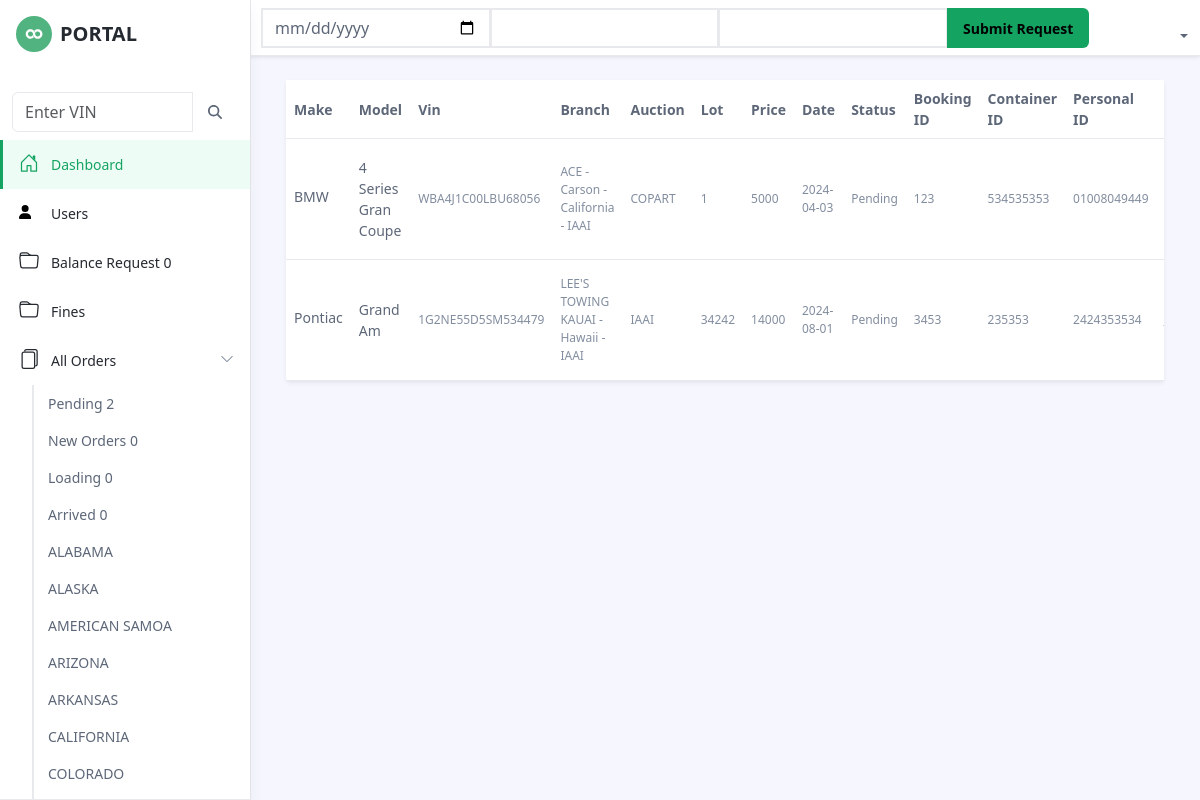
Screenshot of /pages/admin.php (signed in) with the database file from the repository.
### tables this page shows
CREATE TABLE `vehicles` (
  `id` int(11) NOT NULL,
  `make` varchar(50) NOT NULL,
  `model` varchar(50) NOT NULL,
  `auction` varchar(50) NOT NULL,
  `branch` varchar(80) NOT NULL,
  `dest` text NOT NULL,
  `vin` varchar(80) NOT NULL,
  `year` int(11) NOT NULL,
  `lot` int(11) NOT NULL,
  `price` int(20) NOT NULL,
  `dt` date NOT NULL,
  `buyer_id` int(11) NOT NULL,
  `consigne_id` int(11) NOT NULL,
  `user_id` int(11) NOT NULL,
  `status` text NOT NULL,
  `image_paths` varchar(500) DEFAULT NULL,
  `debt` int(11) DEFAULT '0',
  `booking_id` int(20) NOT NULL,
  `container_id` int(200) NOT NULL,
  `personal_id` varchar(50) NOT NULL,
  `first_name` text NOT NULL,
  `last_name` text NOT NULL,
  `has_key` text
);

### pages/admin.php (the view, shortened to what this page needs)
<?php
   if (isset($_SESSION['username']) && isset($_SESSION['id'])) {   ?>
<!DOCTYPE html>
<html>
   <head>
      <link id="theme-style" rel="stylesheet" href="assets/css/portal.css">
   </head>
   <body class="app">
      <header class="app-header fixed-top">
         <?php include "../header.php"; ?>
         <div id="app-sidepanel" class="app-sidepanel">
            <div class="sidepanel-inner d-flex flex-column">
               <div class="app-branding">
                  <a class="app-logo" href="dashboard.php"><img class="logo-icon me-2" src="assets/images/app-logo.svg" alt="logo"><span class="logo-text">PORTAL</span></a>
               </div>
			   <?php include "../sidebar.php"; ?>
            </div>
         </div>
      </header>
      <div class="app-wrapper">
      <div class="app-content pt-3 p-md-3 p-lg-4">
         <div class="container-fluid">
            <div class="row g-4 mb-4">
            <div class="tab-content" id="orders-table-tab-content">
			        <div class="tab-pane fade show active" id="orders-all" role="tabpanel" aria-labelledby="orders-all-tab">
					    <div class="app-card app-card-orders-table shadow-sm mb-5">
						    <div class="app-card-body">
							    <div class="table-responsive">
							        <table class="table app-table-hover mb-0 text-left">
										<thead>
											<tr>
												<th class="cell">Make</th>
												<th class="cell">Model</th>
												<th class="cell">Vin</th>
                                    <th class="cell">Branch</th>
                                    <th class="cell">Auction</th>
                                    <th class="cell">Lot</th>
                                    <th class="cell">Price</th>
                                    <th class="cell">Date</th>
                                    <th class="cell">Status</th>
                                    <th class="cell">Booking ID</th>
                                    <th class="cell">Container ID</th>
                                    <th class="cell">Personal ID</th>
                                    <th class="cell">First Name</th>
											</tr>
										</thead>
										<tbody>
										<?php
                                 $userId = intval($_SESSION['id']);
                                 if($_SESSION['role']=='admin'){
                                    $sql = "SELECT * FROM vehicles";
                                 }else{
                                 $sql = "SELECT * FROM vehicles WHERE user_id = '$userId'";
                                }
                                 $result = mysqli_query($conn, $sql);
                                 while ($row = mysqli_fetch_array($result)) { ?>
											<tr>
												<td class="cell"><span class="truncate"><?php echo $row["make"]; ?></span></td>
												<td class="cell"><?php echo $row["model"]; ?></td>
                                    <td class="cell"><span class="note"><?php echo $row["vin"]; ?></span></td>
                                    <td class="cell"><span class="note"><?php echo $row["branch"]; ?></span></td>
                                    <td class="cell"><span class="note"><?php echo $row["auction"]; ?></span></td>
                                    <td class="cell"><span class="note"><?php echo $row["lot"]; ?></span></td>
                                    <td class="cell"><span class="note"><?php echo $row["price"]; ?></span></td>
                                    <td class="cell"><span class="note"><?php echo $row["dt"]; ?></span></td>
                                    <td class="cell"><span class="note"><?php echo $row["status"]; ?></span></td>
                                    <td class="cell"><span class="note"><?php echo $row["booking_id"]; ?></span></td>
                                    <td class="cell"><span class="note"><?php echo $row["container_id"]; ?></span></td>
                                    <td class="cell"><span class="note"><?php echo $row["personal_id"]; ?></span></td>
                                    <td class="cell"><span class="note"><?php echo $row["first_name"]; ?></span></td>
											</tr>
										<?php }
                                           ?>
										</tbody>
									</table>
						        </div>
						    </div>
						</div>
			        </div>
				</div>
            </div>
         </div>
      </div>
    </div>
   </body>
</html>
<?php }else{
   header("Location: ../login-index.php");
   } ?>

### rows the page displays
vehicles: make "BMW", model "4 Series Gran Coupe", vin "WBA4J1C00LBU68056", branch "ACE - Carson - California - IAAI", auction "COPART", lot "1", price "5000", dt "2024-04-03", status "Pending", booking "123", container "534535353", personal "01008049449"
vehicles: make "Pontiac", model "Grand Am", vin "1G2NE55D5SM534479", branch "LEE'S TOWING KAUAI - Hawaii - IAAI", auction "IAAI", lot "34242", price "14000", dt "2024-08-01", status "Pending", booking "3453", container "235353", personal "2424353534"

### other values shown
$row[0] "0"
$row[0] "2 0 0 0"
$value "ALABAMA"
$value "ALASKA"
$value "AMERICAN SAMOA"
$value "ARIZONA"
$value "ARKANSAS"
$value "CALIFORNIA"
$value "COLORADO"
